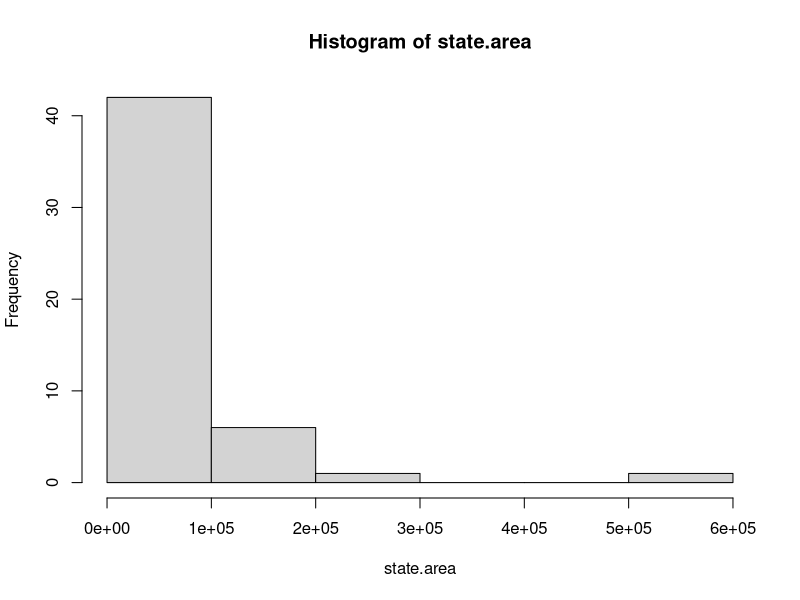
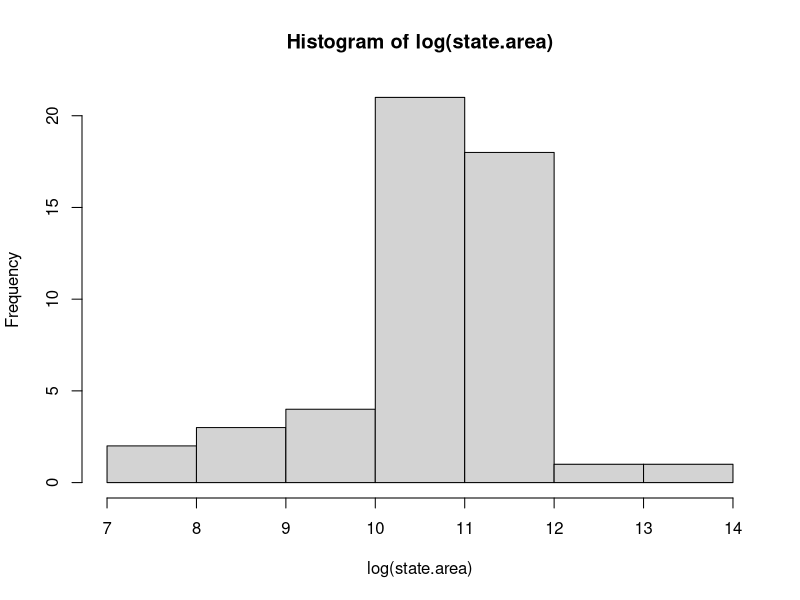
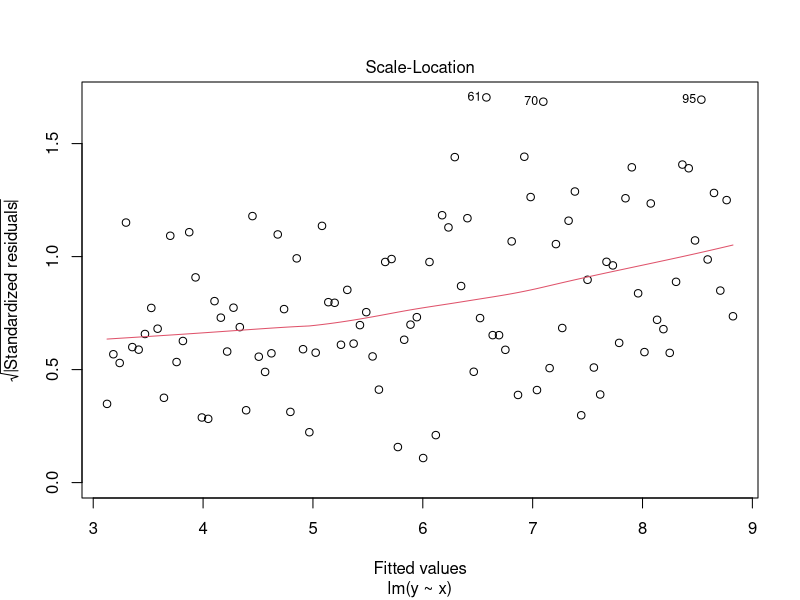
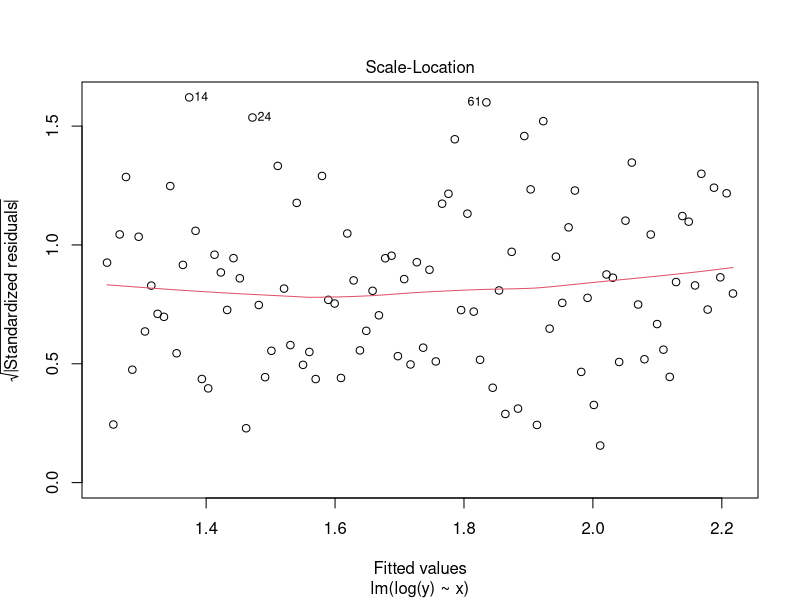
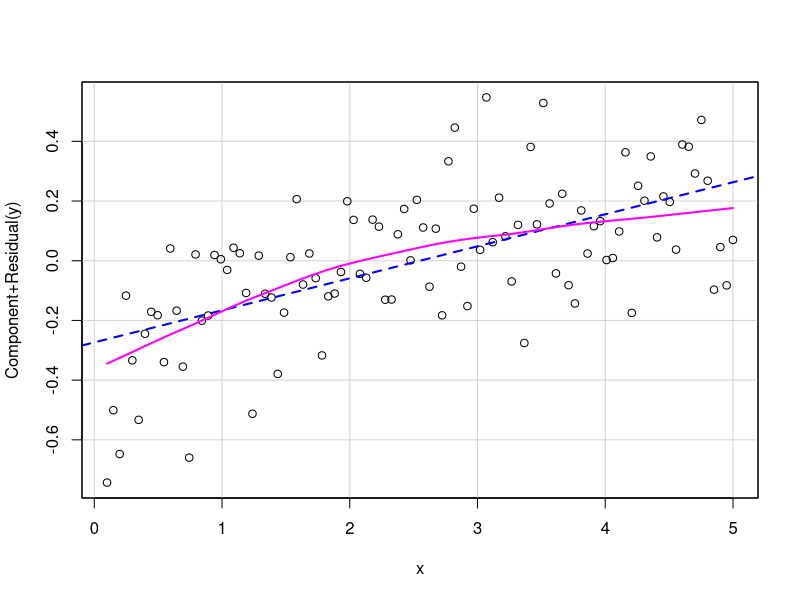
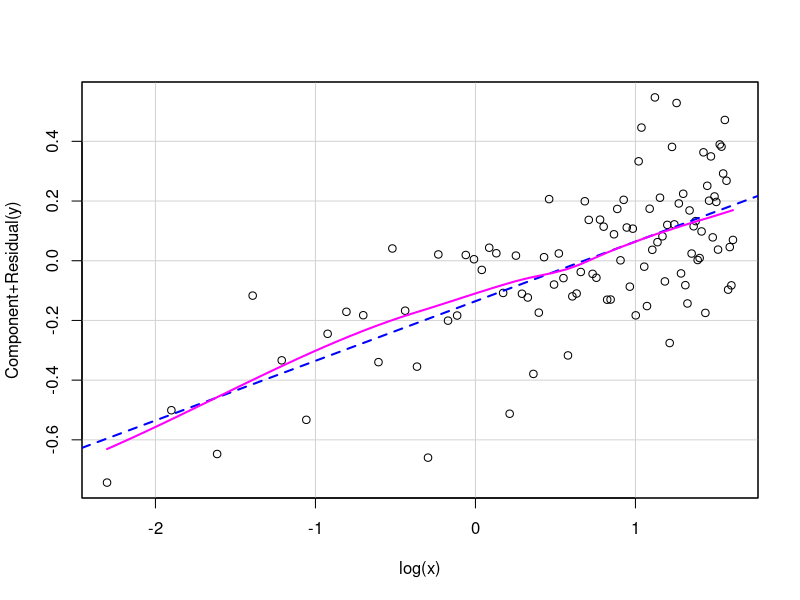
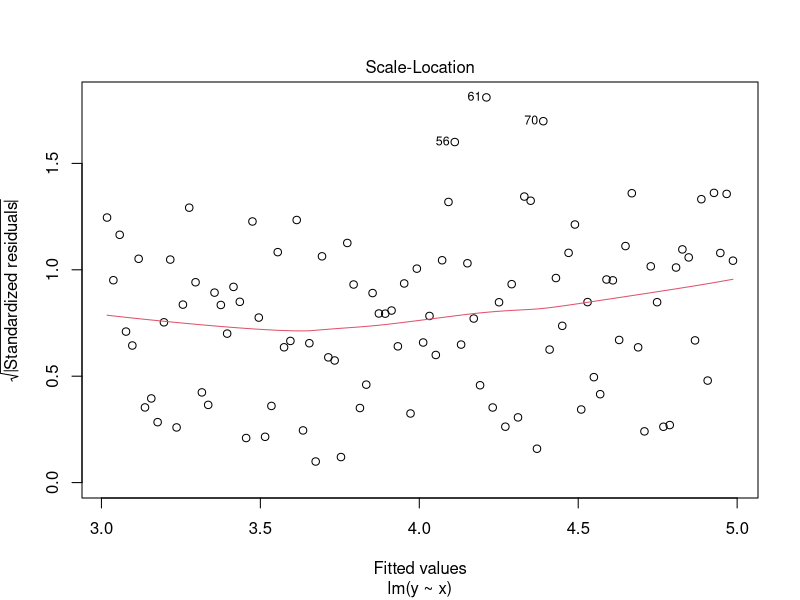
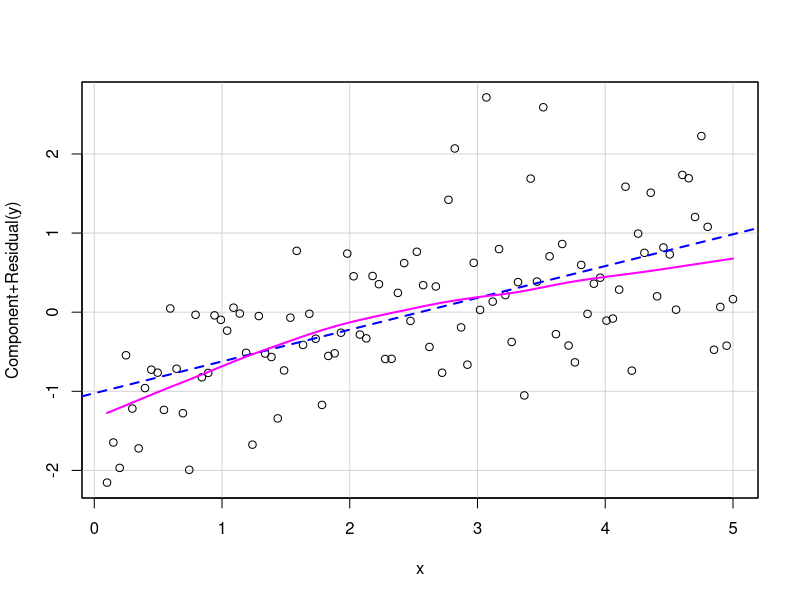

These figures' R source, in order:
## ---- chunk 1
hist(state.area)

## ---- chunk 2
hist(log(state.area))

## ---- chunk 3
x <- seq(0.1,5,length.out = 100)
set.seed(1)
e <- rnorm(100, mean = 0, sd = 0.2)
## ---- chunk 4
y <- exp(1.2 + 0.2 * x + e)

## ---- chunk 5
lm1 <- lm(log(y) ~ x)
summary(lm1)
## ---- chunk 6
exp(coef(lm1)["x"])

## ---- chunk 7
(exp(coef(lm1)["x"]) - 1) * 100 
## ---- chunk 8
lm2 <- lm(y ~ x)
summary(lm2)

## ---- chunk 9
plot(lm2, which = 3) # 3 = Scale-Location plot

## ---- chunk 10
plot(lm1, which = 3)

## ---- chunk 11
y <- 1.2 + 0.2*log(x) + e
## ---- chunk 12
lm3 <- lm(y ~ log(x))
summary(lm3)

## ---- chunk 13
coef(lm3)["log(x)"]/100

## ---- chunk 14
lm4 <- lm(y ~ x)

## ---- chunk 15
library(car)
crPlot(lm4, variable = "x")

## ---- chunk 16
crPlot(lm3, variable = "log(x)")
## ---- chunk 17
y <- exp(1.2 + 0.2 * log(x) + e)
## ---- chunk 18
lm5 <- lm(log(y)~ log(x))
summary(lm5)
## ---- chunk 19
lm6 <- lm(y ~ x)
summary(lm6)

## ---- chunk 20
plot(lm6, which = 3)

## ---- chunk 21
crPlot(lm6, variable = "x")

## ---- chunk 22
sessionInfo()
